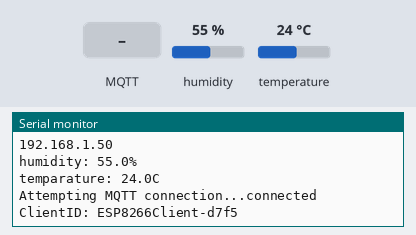
Recording of a sketch running on a simulated ESP8266 (NodeMCU). On the bench: the last lines printed to the serial monitor. Inputs (shaded band) come from the test bench; at power-on: humidity 55 %, temperature 24 °C. WiFi joins after 1.5 s; servers stay silent unless stated; random numbers use the default seed unless the sketch sets one; no MQTT or app messages arrive unless stated.

Above: at 2.8 s.
2.9 s: MQTT message "0" arrives on the first subscribed topic
At 4.1 s:
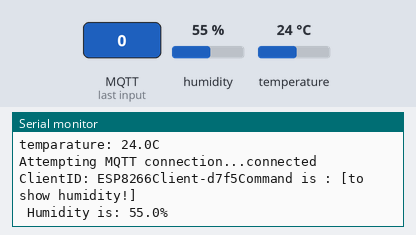
4.4 s: MQTT message "1" arrives on the first subscribed topic
At 4.9 s:
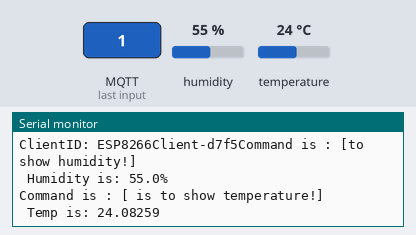
5.9 s: MQTT message "5" arrives on the first subscribed topic
At 6.8 s:
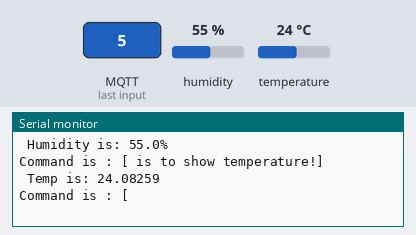

The sketch:

nodemcu_dht.ino
```cpp
#include <ESP8266WiFi.h>
#include <PubSubClient.h>
#include<dht.h>
dht DHT;

//DHT11's data pin must be wired to D5 on the NodeMCU
#define DHT11_PIN D5

// configuration
const char* ssid = ""; //wifi ssid name
const char* password = ""; //wifi password
const char* mqtt_server = ""; // will use port: 1883; can be IP address or hostname
const char* mqtt_topic = "";  //this is theM MQTT topic that the data will be posted to
const char* sensor_name = ""; //descriptive name of the sensor; e.g. "NodeMCU+DHT11"
const char* sensor_location = ""; //descriptive name of the sensor's location; e.g. "living room"
const char* mqtt_user = ""; //enter MQTT user here if needed
const char* mqtt_pass = ""; //enter MQTT pass here if needed

//temperature variables
float tempC = 0.0;  // initialise a variable for Temperature in Celsius
float humid = 0.0; // initialise a variable for Humidity


WiFiClient espClient;
PubSubClient client(espClient);
long lastMsg = 0;
char msg[50];
int value = 0;

void setup_wifi() {
	delay(100);
	Serial.print("Connecting to ");
	Serial.println(ssid);
	WiFi.begin(ssid, password);
	while (WiFi.status() != WL_CONNECTED)
	{
	  delay(500);
	  Serial.print(".");
	}
	randomSeed(micros());
	Serial.println("");
	Serial.println("WiFi connected");
	Serial.println("IP address: ");
	Serial.println(WiFi.localIP());
}

void callback(char* topic, byte* payload, unsigned int length)
{
	Serial.print("Command is : [");
	Serial.print(topic);
	int p =(char)payload[0]-'0';
	int chk = DHT.read11(DHT11_PIN);
	// if MQTT comes a 0 message, show humidity
	if(p==0)
	{
		Serial.println("to show humidity!]");
		Serial.print(" Humidity is: " );
		Serial.print(DHT.humidity, 1);
		Serial.println('%');
	}
	// if MQTT comes a 1 message, show temperature
	if(p==1)
	{
	  // digitalWrite(BUILTIN_LED, HIGH);
		Serial.println(" is to show temperature!] ");
		int chk = DHT.read11(DHT11_PIN);
		Serial.print(" Temp is: " );
		Serial.print(DHT.temperature, 1);
		Serial.println(' C');
	}
	Serial.println();
} //end callback

void reconnect() {
	// Loop until we're reconnected
	while (!client.connected())
	{
		Serial.print("Attempting MQTT connection...");
		// Create a random client ID
		String clientId = "ESP8266Client-";
		clientId += String(random(0xffff), HEX);

		// connect to MQTT broker
		//if no user/pass are needed for the MQTT broker, omit them from the client.connect paramters
		//if (client.connect(clientId.c_str()))
		if (client.connect(clientId.c_str(),mqtt_user,mqtt_pass))
		{
			Serial.println("connected");
			Serial.print("ClientID: " + clientId);
			//once connected to MQTT broker, subscribe command if any
			client.subscribe(""); //enter command topic in this string
		} else {
			Serial.print("failed, rc=");
			Serial.print(client.state());
			Serial.println(" try again in 5 seconds");
			// Wait 6 seconds before retrying
			delay(6000);
		}
	}
} //end reconnect()

void setup() {
	Serial.begin(115200);
	setup_wifi();
	client.setServer(mqtt_server, 1883);
	client.setCallback(callback);
	int chk = DHT.read11(DHT11_PIN);
	Serial.print("humidity: " );
	Serial.print(DHT.humidity, 1);
	Serial.println('%');
	Serial.print("temparature: ");
	Serial.print(DHT.temperature, 1);
	Serial.println('C');
}


// format temp and humidity data in json format

String buildJson() {
	String data = "{";
	data+= "\"data\": {";
	data+="\"sensor\": \"";
	data+=sensor_name;
	data+="\",";
	data+="\"location\": \"";
	data+=sensor_location;
	data+="\",";
	data+="\"temperature (C)\": ";
	data+=(int)tempC;
	data+= ",";
	data+="\"humidity\": ";
	data+=(int)humid;
	data+="}";
	data+="}";
	return data;
}


void loop() {
	if (!client.connected()) {
		reconnect();
	}
	client.loop();
	long now = millis();
	// read DHT11 sensor every 10 seconds
	if (now - lastMsg > 10000)
	{
		lastMsg = now;
		int chk = DHT.read11(DHT11_PIN);

		tempC = DHT.temperature;
		humid = DHT.humidity;

		String json = buildJson();
		char jsonStr[200];
		json.toCharArray(jsonStr,200);
		client.publish(mqtt_topic,jsonStr);
		Serial.println(jsonStr);
	}
}
```

Measured:
- after the input at 2.9 s, the serial monitor: prints a new line at once (image 1)
- after the input at 4.4 s, the serial monitor: prints a new line at once (image 2)
- after the input at 5.9 s, the serial monitor: prints a new line at once (image 3)
